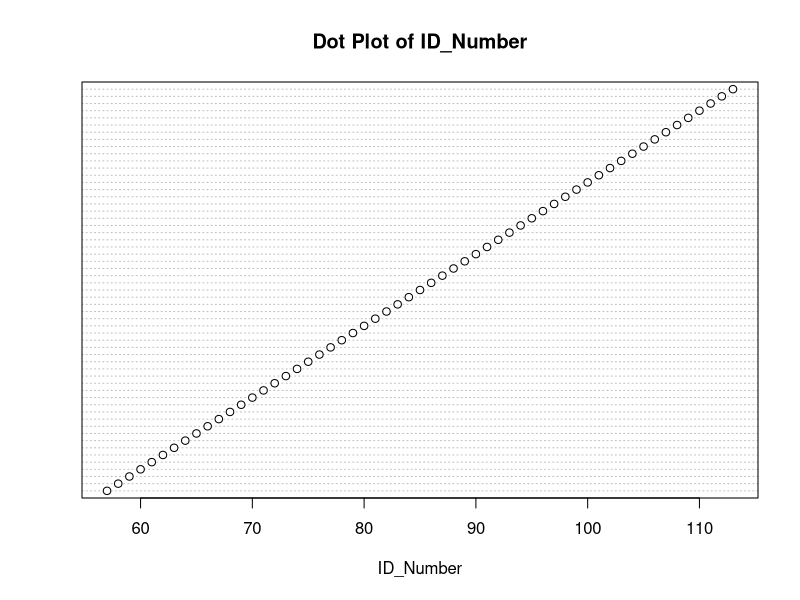
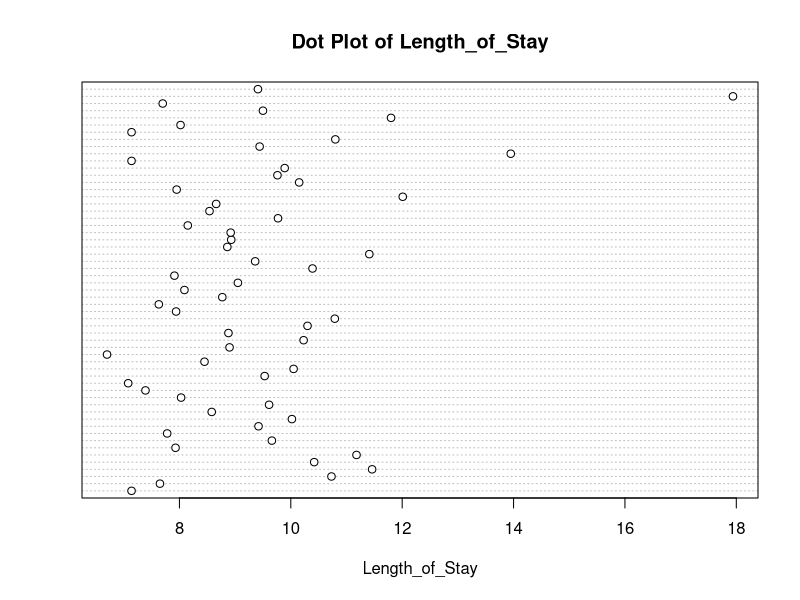
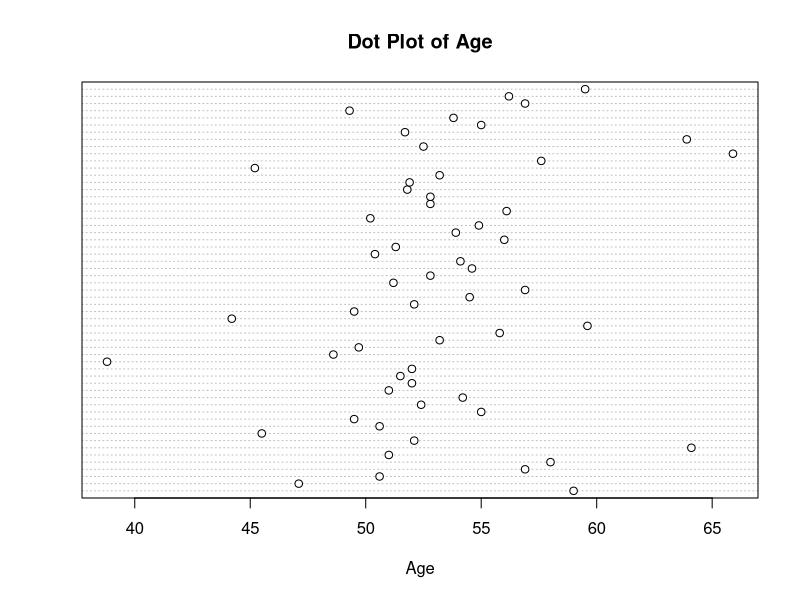
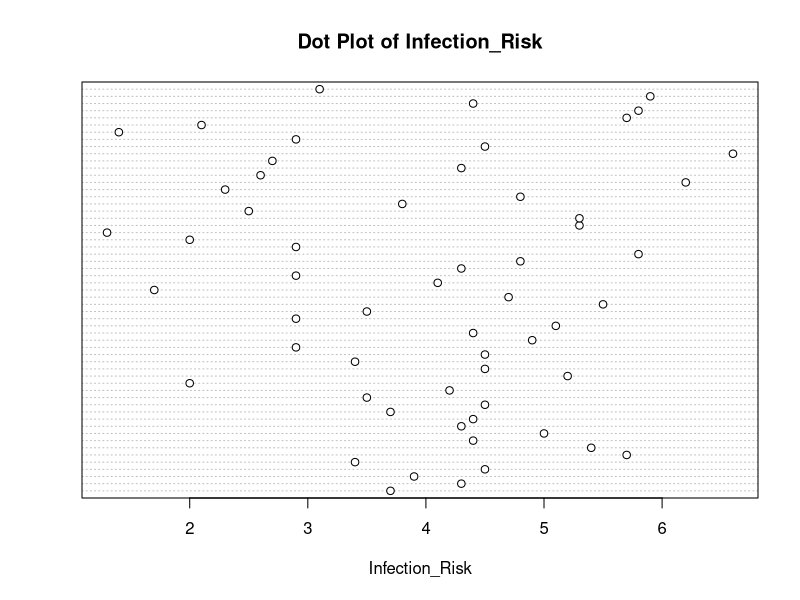
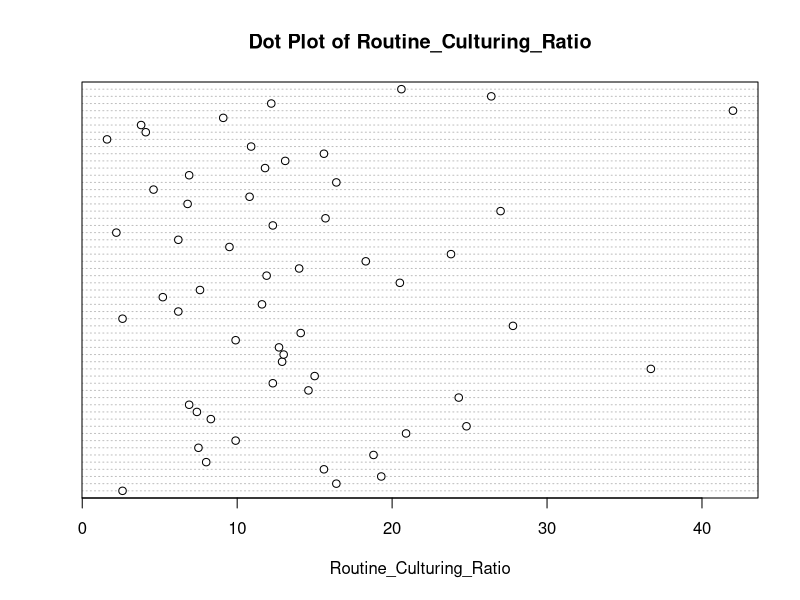
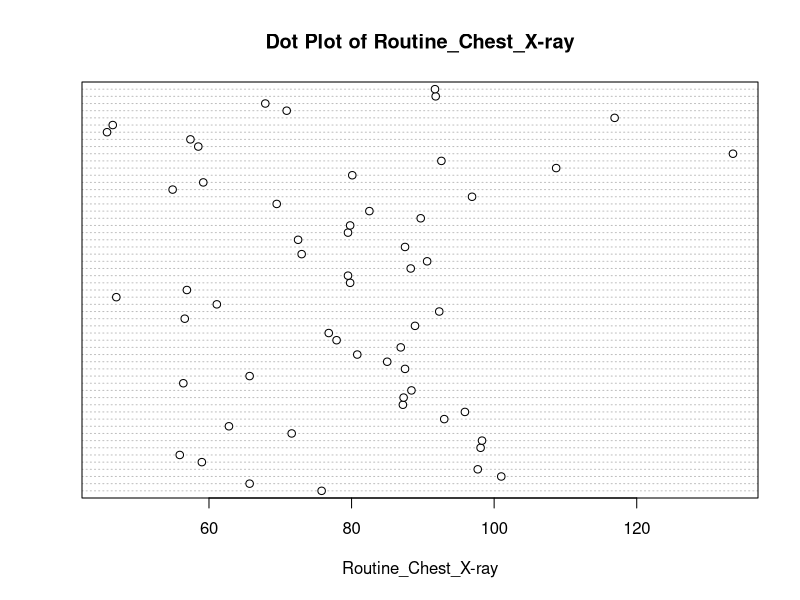
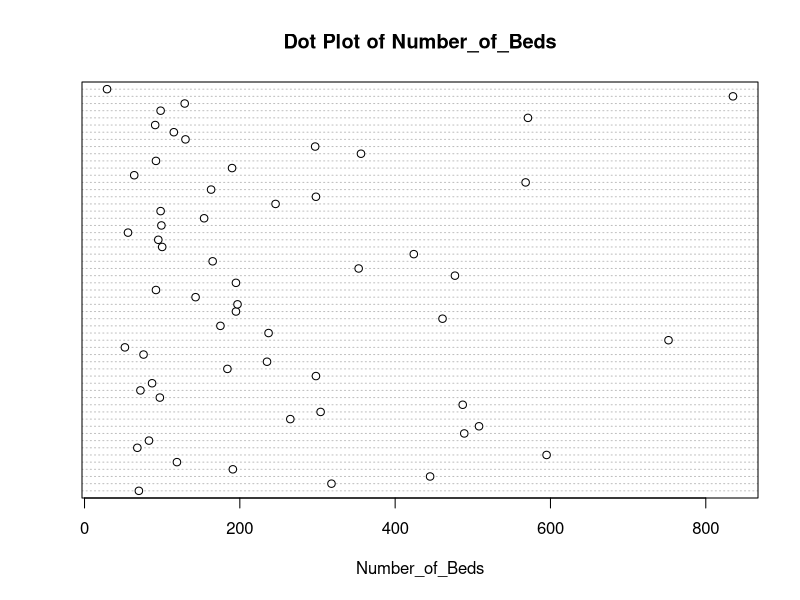
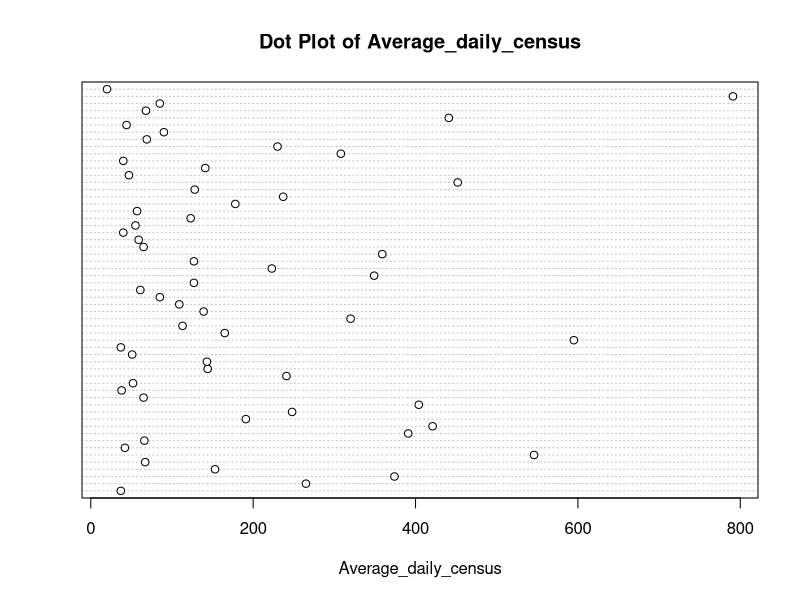

R code for these plots, in order:
#Chad Huntebrinker

library(leaps)
library(readxl)

excel_data <- read_excel("SENIC_Data.xlsx")
#Use only rows 57 thru 113 and remove Region and Medical Affiliation
model_data <- excel_data[57:113, ]
model_data <- model_data[, -9]
model_data <- model_data[, -8]
#Note: I believe we should also remove the ID number from the data we use as this shouldn't have
#an impact on the patient's length of stay.  But we'll keep it in as the instructions didn't say
#to remove it.

#Problem 9.25a
for (col_name in names(model_data)) {
  dotchart(model_data[[col_name]], main = paste("Dot Plot of", col_name), xlab = col_name)
}
#Variables that have outliers:
#Number of Beds
#Average daily census
#Number of nurses

#Variables that have spaces in the data:
#Available facilities and services

#Also, ID number is completely linear as patients are assigned them as they are admitted

#Problem 9.25b
pairs(model_data)
cor(model_data)
#Remove ID number and length of stay
cor(model_data[,-2])
#Major concern with linear pairwise associations:
#number of beds and average daily census = 0.99000302
#average daily census and number of nurses 0.90388584
#number of beds and number of nurses = 0.90892888

#Minor concern:
#available facilities and services and number of nurses = 0.7070559
#available facilities and services and number of beds = 0.7644784
#average daily census and available facilities and services = 0.7294165

#Problem 9.25c
model_subsets <- regsubsets(log(Length_of_Stay)~., nbest = 12, data=model_data)
(sum_of_model_subsets <- summary(model_subsets))
sum_of_model_subsets$cp
order(sum_of_model_subsets$cp, decreasing = FALSE)[1:3]
sum_of_model_subsets$which[34,]
sum_of_model_subsets$which[46,]
sum_of_model_subsets$which[47,]
#(1) 4.032107
#(Intercept), ID_Number, Age, Routine_Chest_X-ray, Average_daily_census
5 - 4.032107
#(2) 4.414536
#(Intercept), ID_Number, Age, Routine_Chest_X-ray, Number_of_Beds, Average_daily_census
6 - 4.414536
#(3) 4.951662
#(Intercept), ID_Number, Age, Routine_Culturing_Ratio, Routine_Chest_X-ray, Average_daily_census
6 - 4.951662

#The first model (the one with with the predictor values of Intercept, ID_Number, 
#Age, Routine_Chest_X-ray, Average_daily_census) has the least bias as the Cp score is closest to the
#number of predictor variables it uses.
